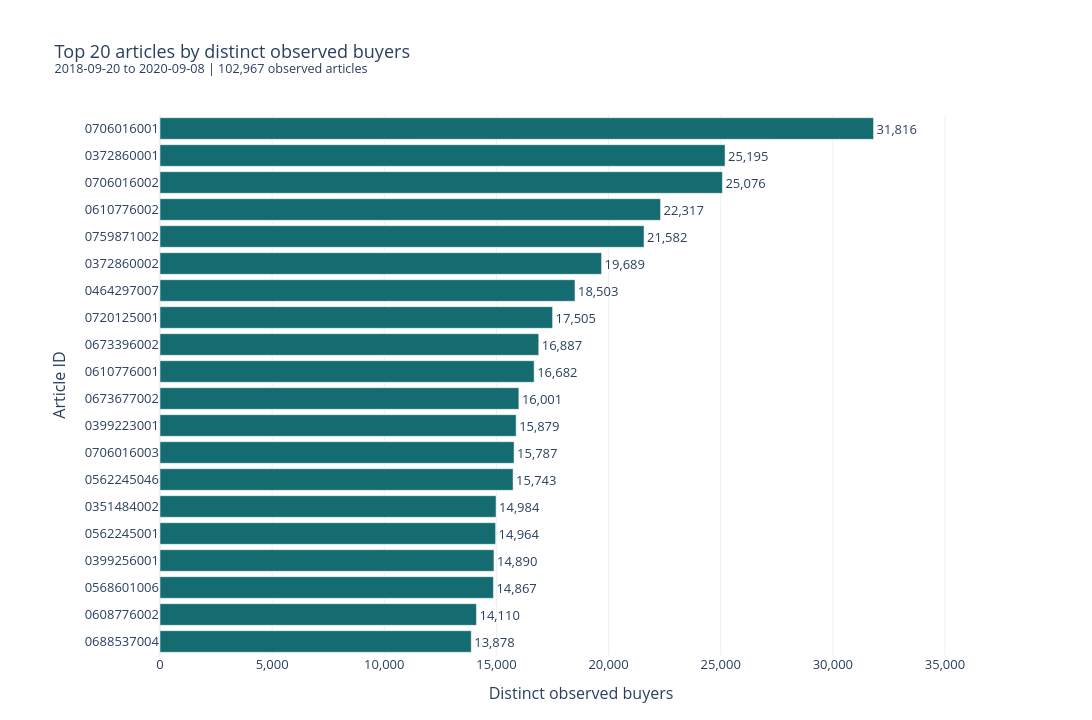

The cell this chart's notebook holds for it:
### Code cell
fig = make_article_popularity_figure(
    ranking=top_articles_by_buyers,
    metric="observed_buyers",
    metric_label="Distinct observed buyers",
    color="#146C70",
)

fig.show(
    renderer="plotly_mimetype+png",
    config={"displaylogo": False},
)

### Figure 1 — Plotly figure (JSON) as saved in the notebook; plotly's stock layout.template omitted (floating-point values rounded to 4 significant figures)
{"data": [{"cliponaxis": false, "customdata": [[49505], [31218], [34429], [29797], [26288], [23977], [24947], [20949], [19530], [22209], [18297], [22150], [20592], [20310], [20397], [20436], [20014], [19017], [17796], [17706]], "hovertemplate": "Distinct observed buyers=%{text:,}<br>Article ID=%{y}<br>Transaction rows=%{customdata[0]:,}<extra></extra>", "legendgroup": "", "marker": {"color": "#146C70", "pattern": {"shape": ""}}, "name": "", "orientation": "h", "showlegend": false, "text": [31820.0, 25200.0, 25080.0, 22320.0, 21580.0, 19690.0, 18500.0, 17500.0, 16890.0, 16680.0, 16000.0, 15880.0, 15790.0, 15740.0, 14980.0, 14960.0, 14890.0, 14870.0, 14110.0, 13880.0], "textposition": "outside", "texttemplate": "%{x:,.0f}", "type": "bar", "x": [31816, 25195, 25076, 22317, 21582, 19689, 18503, 17505, 16887, 16682, 16001, 15879, 15787, 15743, 14984, 14964, 14890, 14867, 14110, 13878], "xaxis": "x", "y": ["0706016001", "0372860001", "0706016002", "0610776002", "0759871002", "0372860002", "0464297007", "0720125001", "0673396002", "0610776001", "0673677002", "0399223001", "0706016003", "0562245046", "0351484002", "0562245001", "0399256001", "0568601006", "0608776002", "0688537004"], "yaxis": "y"}], "layout": {"barmode": "relative", "font": {"size": 13}, "height": 720, "legend": {"tracegroupgap": 0}, "margin": {"b": 65, "l": 160, "r": 90, "t": 115}, "showlegend": false, "title": {"text": "Top 20 articles by distinct observed buyers<br><sup>2018-09-20 to 2020-09-08 | 102,967 observed articles</sup>"}, "width": 1100, "xaxis": {"anchor": "y", "domain": [0, 1], "range": [0, 37540.0], "tickformat": ",", "title": {"text": "Distinct observed buyers"}}, "yaxis": {"anchor": "x", "autorange": "reversed", "categoryarray": ["0706016001", "0372860001", "0706016002", "0610776002", "0759871002", "0372860002", "0464297007", "0720125001", "0673396002", "0610776001", "0673677002", "0399223001", "0706016003", "0562245046", "0351484002", "0562245001", "0399256001", "0568601006", "0608776002", "0688537004"], "categoryorder": "array", "domain": [0, 1], "tickmode": "array", "ticktext": ["0706016001", "0372860001", "0706016002", "0610776002", "0759871002", "0372860002", "0464297007", "0720125001", "0673396002", "0610776001", "0673677002", "0399223001", "0706016003", "0562245046", "0351484002", "0562245001", "0399256001", "0568601006", "0608776002", "0688537004"], "tickvals": ["0706016001", "0372860001", "0706016002", "0610776002", "0759871002", "0372860002", "0464297007", "0720125001", "0673396002", "0610776001", "0673677002", "0399223001", "0706016003", "0562245046", "0351484002", "0562245001", "0399256001", "0568601006", "0608776002", "0688537004"], "title": {"text": "Article ID"}, "type": "category"}}}
